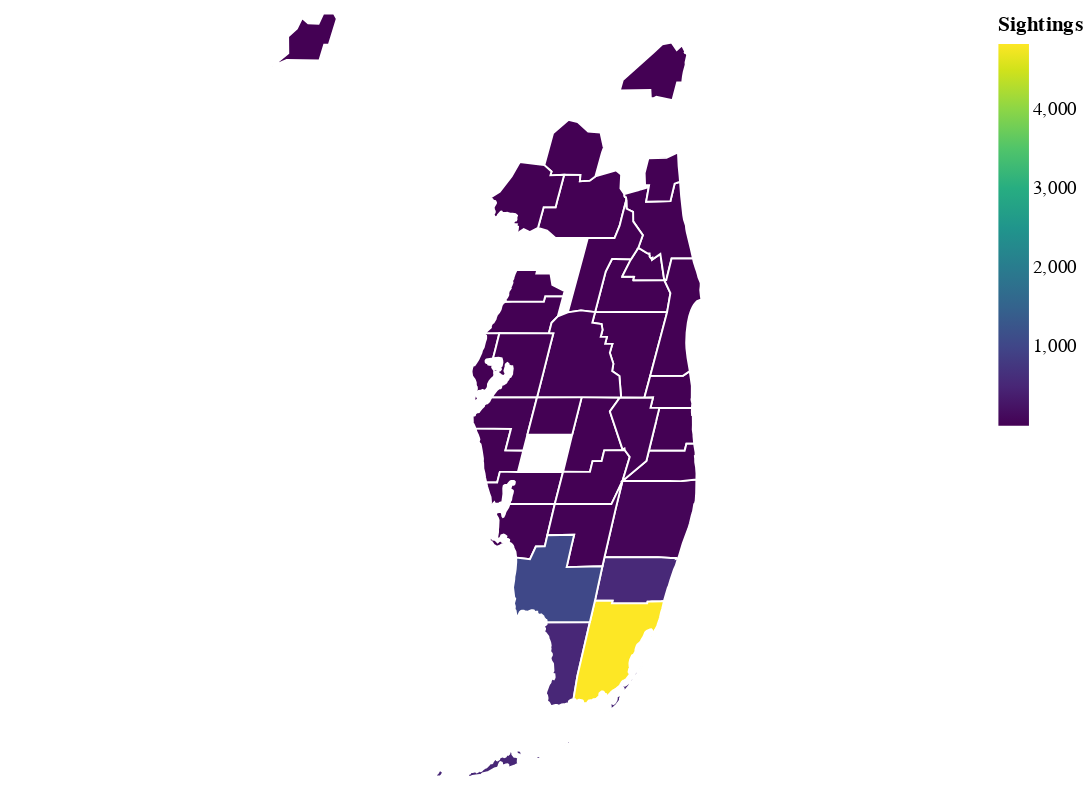

The cell this chart's notebook holds for it:
### Code cell
# Convert median values to EPSG=4326
reports_4326 = reports.to_crs(epsg=4326)

# Plot the map
chart = (
    alt.Chart(reports_4326)
    .mark_geoshape(stroke="white")
    .encode(
        tooltip=["Sightings:Q", "NAME:N"],
        color=alt.Color("Sightings:Q", scale=alt.Scale(scheme='viridis'))
    ).properties(width=500, height=400)
)

chart
